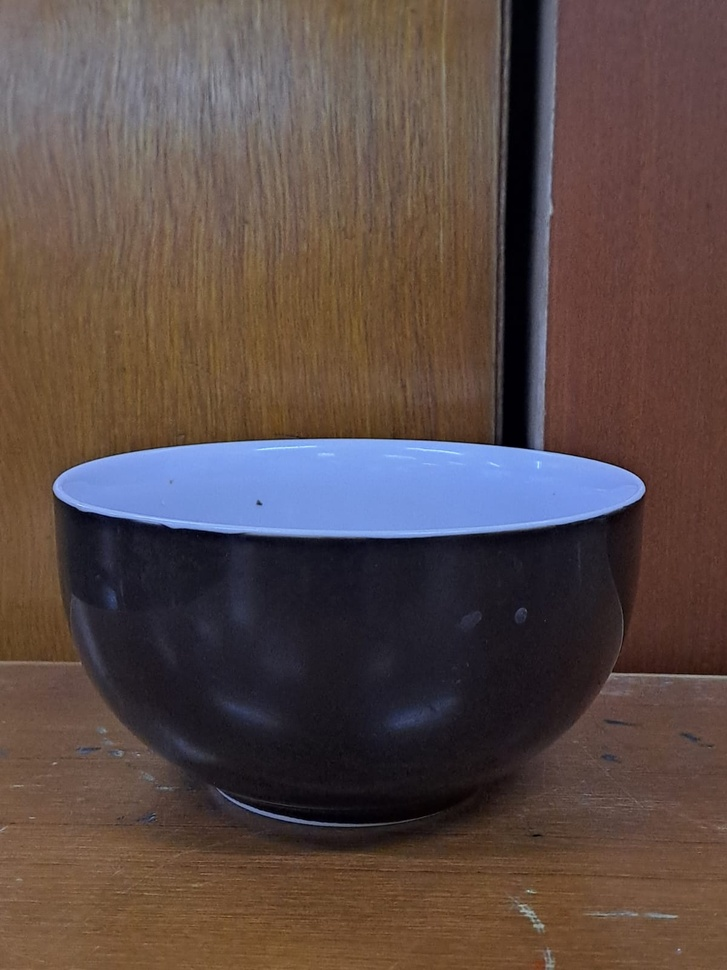
#> input picture input.jpg, 727 x 970 px, shrunk from 1200 x 1600 before the run
$ jupyter execute --allow-errors PA-PC_202131053_NURSALSABILA.ipynb
#> lines starting #> are read from the running program, lines starting #| are printed output that depends on the picture; after the words box and inside, x2 and y2 are one past the last pixel; in counts of white or black regions, pixels touching at a corner belong together
# 202131053_NURSALSABILA ALI

## Import Library

[cell 1]
import cv2 as cv
import numpy as np
from PIL import Image
from rembg import remove
from matplotlib import pyplot as plt

## Read and Show Image

[cell 2]
image = cv.imread ("input.jpg")
#> image is the input picture: shape (970, 727, 3); mean B, G, R 70.4, 74.2, 90.5
rgb = cv.cvtColor(image, cv.COLOR_BGR2RGB)

plt.imshow(rgb)
plt.title('Original Image')

## Convert Image to Binary with Thresholding Method

[cell 3]
gray = cv.cvtColor(image, cv.COLOR_BGR2GRAY)
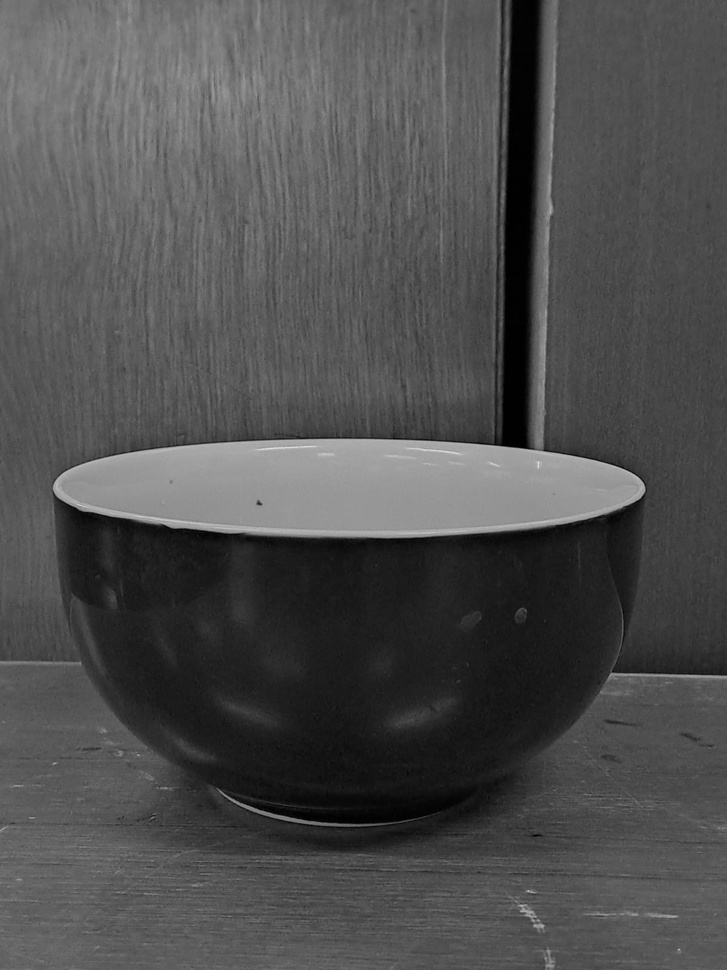
#> gray: shape (970, 727); min 0, max 224, mean 78.6
ret, thresh = cv.threshold(gray, 2, 255, cv.THRESH_BINARY_INV + cv.THRESH_OTSU)
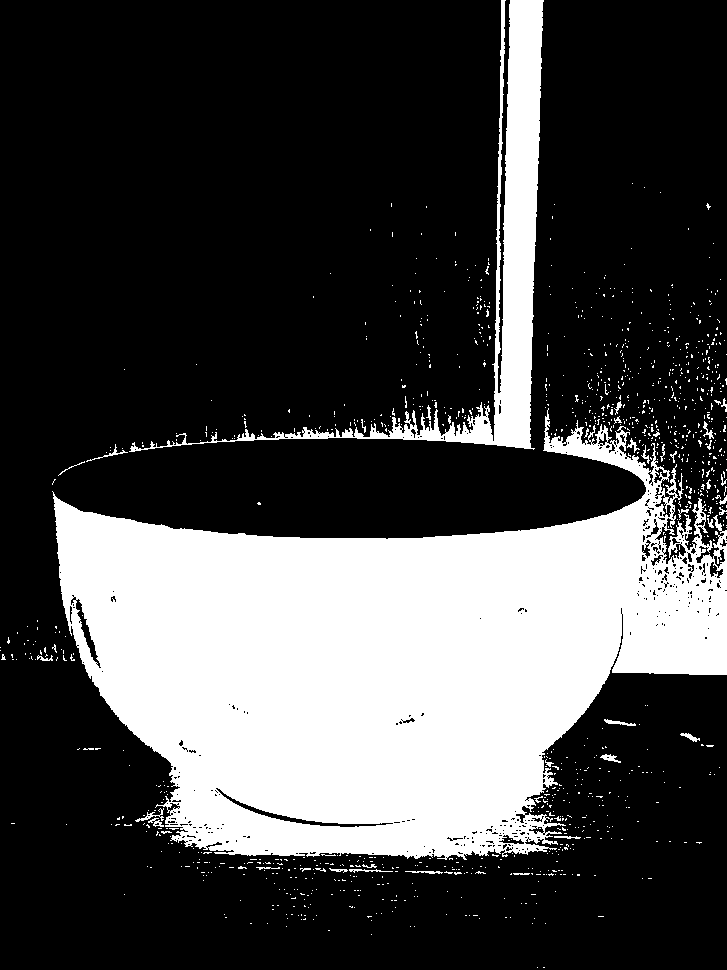
#> thresh: shape (970, 727); 27.6% white; 1129 white regions (1089 under 20 px)
#> ret = 64

## Contour from Binary

[cell 4]
contours, hierarchy = cv.findContours(thresh, cv.RETR_EXTERNAL, cv.CHAIN_APPROX_SIMPLE)
#> contours = 1124 contours, 1106 with area under 20; largest, box (x1, y1, x2, y2) and area: (52, 408, 727, 860) 171932, (129, 0, 544, 452) 17410, (600, 754, 621, 763) 62, (604, 719, 636, 726) 59, (135, 808, 164, 822) 52

## Mask

[cell 5]
mask = np.zeros(image.shape[:2], np.uint8)

## Contour Image on Mask

[cell 6]
cv.drawContours(mask, contours, -1, (255), thickness=cv.FILLED)
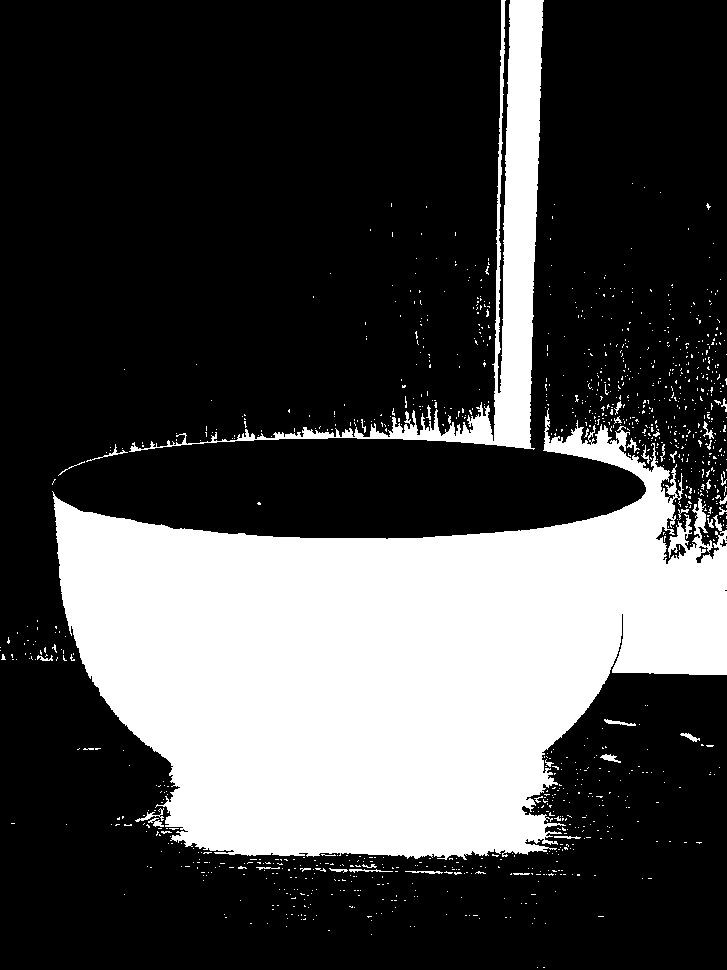
#> mask: shape (970, 727); 28.1% white; 1124 white regions (1084 under 20 px), largest, box (x1, y1, x2, y2) and area: (52, 408, 727, 860) 174073, (129, 0, 544, 452) 18992, (135, 808, 164, 822) 103

## Merge the Original Images with Masks Using the Bitwise AND Operator

[cell 7]
rmv = cv.bitwise_and(image, image, mask=mask)
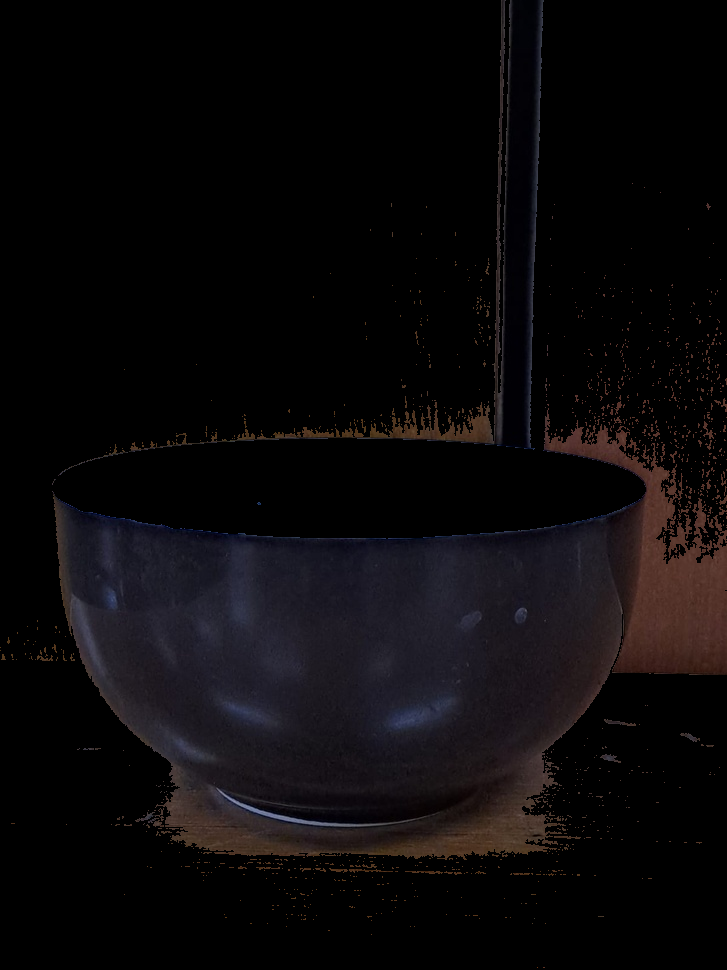
#> rmv: shape (970, 727, 3); mean B, G, R 10.1, 8.6, 10.7

[cell 8]
img = cv.cvtColor(rmv, cv.COLOR_RGB2BGR)
plt.imshow(img)
plt.axis('off')
plt.show()

$ run again, with detail.jpg copied over input.jpg
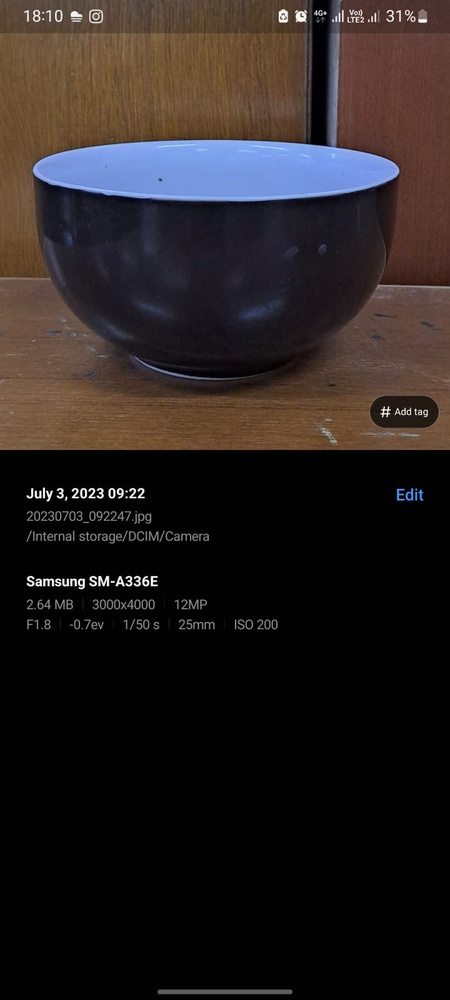
#> input picture detail.jpg, 450 x 1000 px, shrunk from 720 x 1600 before the run
#> image is the input picture: shape (1000, 450, 3); mean B, G, R 31.4, 32.3, 39
#> `ret, thresh = cv.threshold(gray, 2, 255, cv.THRESH_BINARY_INV + cv.THR..`:
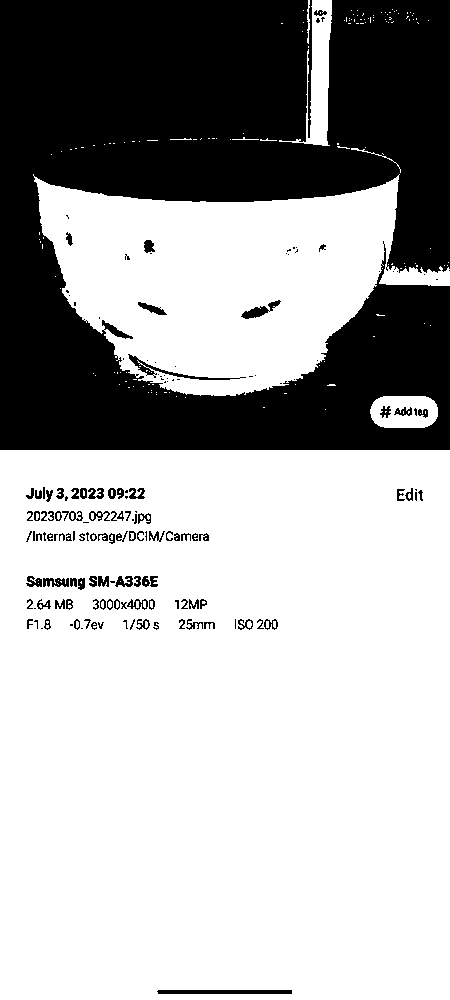
#> thresh: shape (1000, 450); 67.2% white; 158 black regions (63 under 20 px)
#> ret = 48
#> contours = 136 contours, 131 with area under 20; largest, box (x1, y1, x2, y2) and area: (0, 450, 450, 1000) 246501, (33, 174, 450, 396) 55428, (279, 0, 332, 146) 2522, (370, 396, 438, 428) 1868, (307, 0, 310, 44) 34
#> mask: shape (1000, 450); 68.6% white; 2 black regions (1 under 20 px), largest, box (x1, y1, x2, y2) and area: (0, 0, 450, 450) 141129
#> `rmv = cv.bitwise_and(image, image, mask=mask)`:
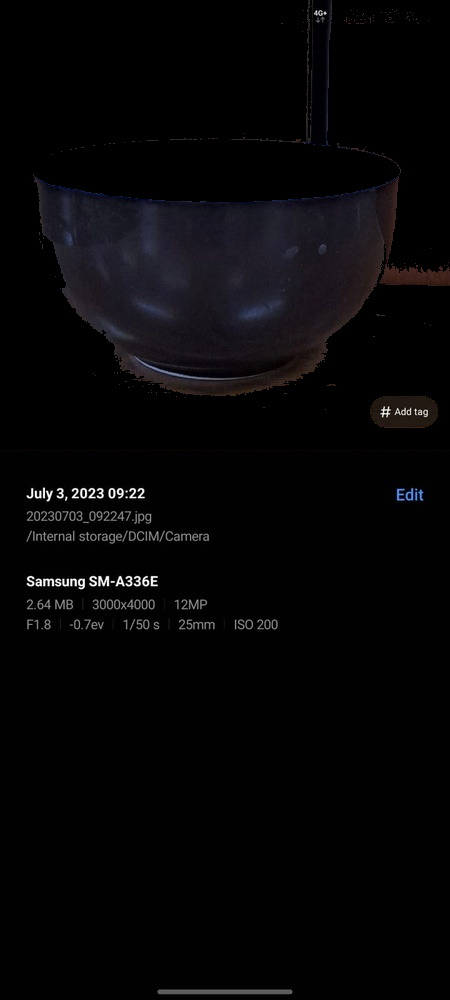
#> rmv: shape (1000, 450, 3); mean B, G, R 6.8, 5.8, 6.3
